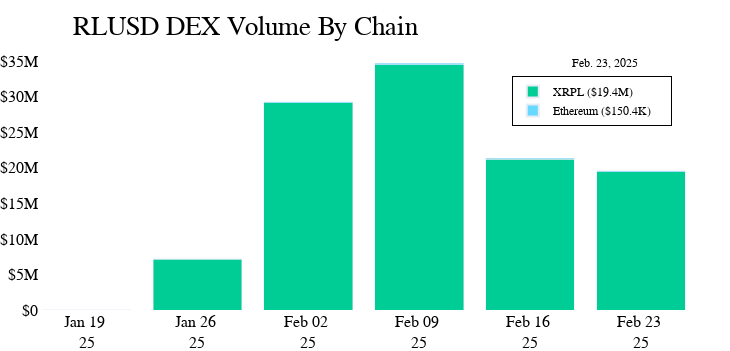

Notebook source saved alongside this figure:
### Code cell
chartBuilder(
    fig=fig6,
    add_the_date=True,
    clean_columns=False,
    date_xy=dict(x=0.87,y=.98),
    title_xy=dict(x=0.1,y=0.9),
    keep_top_n=False,
    # groupby=True,
    other=True,
    title='RLUSD DEX Volume By Chain',
    save=False,
    topn=4,
    # dashed_line=True,
    # date='2023-04-12',
    # annotation_text='Staked ETH <br> Withdrawl Activated'
)

### Figure 1 — Plotly figure (JSON) as saved in the notebook; plotly's stock layout.template omitted (floating-point values rounded to 4 significant figures)
{"data": [{"marker": {"color": "#00CC96"}, "name": "XRPL ($19.4M)     ", "orientation": "v", "showlegend": true, "text": "", "textfont": {"color": "black", "family": "IBM Plex Mono", "size": 14}, "textposition": "outside", "type": "bar", "x": ["2025-01-26T00:00:00.000000000", "2025-02-02T00:00:00.000000000", "2025-02-09T00:00:00.000000000", "2025-02-16T00:00:00.000000000", "2025-02-23T00:00:00.000000000"], "xaxis": "x", "y": [7153000.0, 29170000.0, 34520000.0, 21200000.0, 19440000.0], "yaxis": "y"}, {"marker": {"color": "#67D8FE"}, "name": "Ethereum ($150.4K)     ", "orientation": "v", "showlegend": true, "text": "", "textfont": {"color": "black", "family": "IBM Plex Mono", "size": 14}, "textposition": "outside", "type": "bar", "x": ["2025-01-19T00:00:00.000000000", "2025-01-26T00:00:00.000000000", "2025-02-02T00:00:00.000000000", "2025-02-09T00:00:00.000000000", "2025-02-16T00:00:00.000000000", "2025-02-23T00:00:00.000000000"], "xaxis": "x", "y": [5143.0, 78700.0, 147200.0, 226700.0, 142800.0, 150400.0], "yaxis": "y"}], "layout": {"annotations": [{"align": "center", "font": {"color": "black", "size": 12}, "showarrow": false, "text": "Feb. 23, 2025", "x": 0.87, "xref": "paper", "y": 0.98, "yref": "paper"}], "autosize": false, "barmode": "stack", "font": {"color": "black", "family": "IBM Plex Mono", "size": 16}, "height": 351, "legend": {"bgcolor": "white", "bordercolor": "black", "borderwidth": 1, "font": {"color": "black", "family": "IBM Plex Mono", "size": 12}, "itemsizing": "constant", "orientation": "v", "traceorder": "normal", "x": 0.8, "xanchor": "center", "y": 0.9, "yanchor": "top"}, "margin": {"b": 0, "l": 0, "r": 0, "t": 50}, "paper_bgcolor": "rgba(0,0,0,0)", "plot_bgcolor": "rgba(0,0,0,0)", "title": {"font": {"color": "black", "family": "IBM Plex Mono", "size": 27}, "text": "<span style='color: black; font-weight: normal;'>RLUSD DEX Volume By Chain</span><br><sub style='font-size: 18px; color: black; font-weight: normal;'></sub>", "x": 0.1, "xanchor": "left", "y": 0.9, "yanchor": "top"}, "uniformtext": {"minsize": 15, "mode": "show"}, "width": 730, "xaxis": {"anchor": "y", "domain": [0, 0.94], "range": ["2025-01-16T00:00:00", "2025-02-26T00:00:00"], "tick0": "2025-01-19T00:00:00", "tickangle": 0, "tickfont": {"color": "black", "family": "IBM Plex Mono", "size": 16}, "tickformat": "%b %d <br>%y", "tickvals": ["2025-01-19T00:00:00", "2025-01-26T00:00:00", "2025-01-26T00:00:00", "2025-02-02T00:00:00", "2025-02-02T00:00:00", "2025-02-09T00:00:00", "2025-02-09T00:00:00", "2025-02-16T00:00:00", "2025-02-16T00:00:00", "2025-02-23T00:00:00", "2025-02-23T00:00:00"], "title": {"font": {"color": "black", "family": "IBM Plex Mono", "size": 16}}}, "yaxis": {"anchor": "x", "domain": [0, 1], "tickfont": {"color": "black", "family": "IBM Plex Mono", "size": 16}, "tickprefix": "$"}, "yaxis2": {"anchor": "x", "overlaying": "y", "side": "right"}}}
